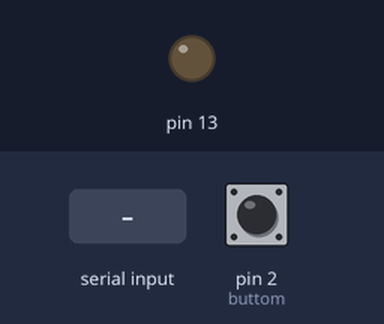
A sketch run on a simulated Arduino Uno, built with avr-gcc and run on an emulated ATmega328P. On the bench: output pins drawn as LEDs (lit = HIGH). Dashed ring = blinking. The test bench sets the inputs (shaded band); at power-on: pin 2 (buttom) HIGH. What the sketch prints to the serial monitor is not drawn.

Above: at 1.2 s.
1.3 s: "S" received over Serial
At 1.95 s:
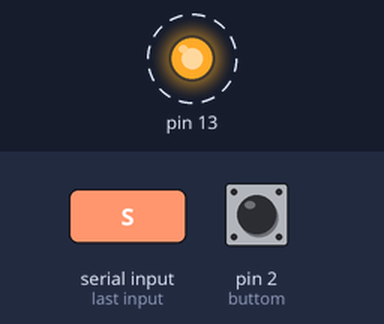
4.3 s: pin 2 (buttom) pulled LOW for 0.15 s
Timing chart, 0 to 13.3 s (numbered marks = the images above; inputs shaded):
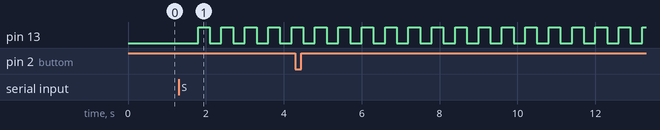

The sketch:

15_UART_SLAVE.ino
```cpp
const int buttom = 2; // 按鈕
bool LEDMODE = false; // 閃爍模式
bool LEDSTATE = false; // 控制亮暗
void setup()
{
  Serial.begin(9600);
  pinMode(buttom, INPUT_PULLUP); // 按鈕設定
  attachInterrupt(digitalPinToInterrupt(buttom), flash, FALLING);
  pinMode(LED_BUILTIN, OUTPUT); // LED 設定
  digitalWrite(LED_BUILTIN, LEDSTATE); // 預設為暗
  cli();
  TCCR1A = 0; // reset
  TCCR1B = 0; // reset
  TCCR1B |= B00000100; //將 Prescalar 設定為 256
  TIMSK1 |= B00000010; // 啟動 A 的比對模式
  OCR1A = 18750; // 50000 個週期, 代表 800 ms (Prescalar = 256)
  sei();
}
void flash() // 按下按鈕, 傳指令
{
  Serial.write('M'); // 傳指令
}
ISR(TIMER1_COMPA_vect)
{
  TCNT1 = 0; // reset timer
  char cur;
  while(Serial.available() > 0)//讀取指令
  {
    cur = Serial.read();
  }
  if(cur == 'M') Serial.write('M');// 拿錯指令, 輸回去
  if(cur == 'S') // 收到指令
  {
    LEDMODE = !LEDMODE; // 更換模式
  }
  if(LEDMODE) // 如果閃爍模式開啟就閃爍
  {
    digitalWrite(LED_BUILTIN, LEDSTATE);
    LEDSTATE = !LEDSTATE;
  }
  else // 閃爍模式關閉, 恆暗
  {
    digitalWrite(LED_BUILTIN, LOW);
  }
}
void loop()
{

}
```

Measured:
- after the input at 1.3 s, pin 13: alternates HIGH for 0.30 s and LOW for 0.30 s, starting after 0.50 s
